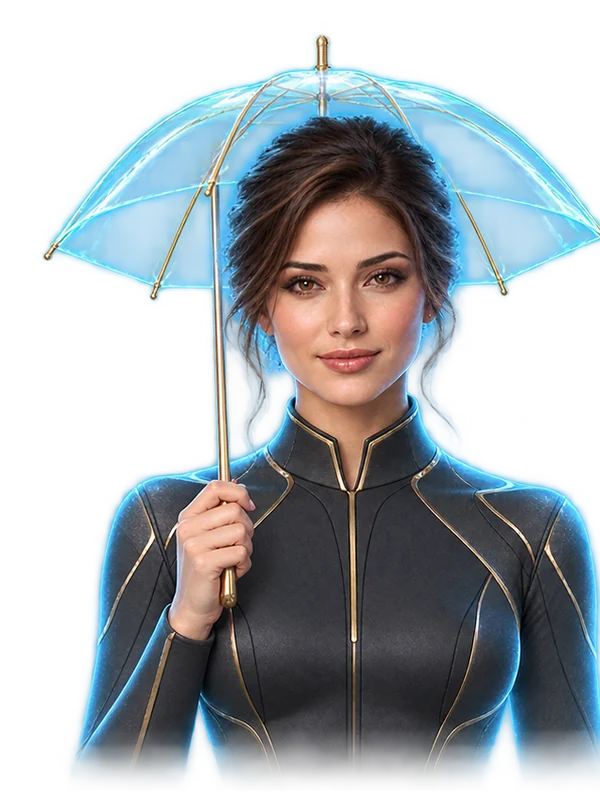
#> input picture brand/assistant/umbrella.webp, 600 x 800 px, given in place of master.png, which was not available
$ python export.py out.png ../assistant/umbrella.webp
#> lines starting #> are read from the running program, lines starting #| are printed output that depends on the picture; after the words box and inside, x2 and y2 are one past the last pixel; in counts of white or black regions, pixels touching at a corner belong together; pictures that were not available may be replaced by others from this repository, and a replacement may not be noted
"""Export the JANGE emblem (owner's drawing, gold) as in-app WebP images and PNG app icons.
usage: python -I export.py <out-dir-with-master.png> <export-dir>
"""
import sys
from pathlib import Path

from PIL import Image, ImageDraw, ImageFilter

OUT = Path(sys.argv[1])
EXP = Path(sys.argv[2])
EXP.mkdir(parents=True, exist_ok=True)
master = Image.open(OUT / "master.png").convert("RGBA")       # 1024 square, whole drawing
#> master is the input picture: PIL image 600x800 RGBA; mean R, G, B, A 65.4, 81.5, 89.1, 134.3
OFF, SCALE = (140, 20), 1.0031                                   # drawing placement inside master (from convert.py)
CROP = (OFF[0], OFF[1], OFF[0] + 743, OFF[1] + 743)              # ears to just below the mouth (square)


def head(size, sharpen=True):
    c = master.crop(CROP).resize((size, size), Image.LANCZOS)
    # The crop cuts through the ruff: fade its last 12 % so no hard edge shows.
    fade = Image.linear_gradient("L").resize((size, max(1, int(size * 0.12))))
    mask = Image.new("L", (size, size), 255)
    mask.paste(fade.transpose(Image.FLIP_TOP_BOTTOM), (0, size - fade.height))
    c.putalpha(Image.composite(c.getchannel("A"), Image.new("L", (size, size), 0), mask))
    return c.filter(ImageFilter.UnsharpMask(radius=0.7, percent=50, threshold=1)) if sharpen else c


def icon(size, frac=0.84, ring=True):
    ss = 4
    S = size * ss
    tile = Image.new("RGBA", (S, S), (7, 8, 10, 255))
    glow = Image.new("L", (S, S), 0)
    ImageDraw.Draw(glow).ellipse((S * 0.14, S * 0.12, S * 0.86, S * 0.84), fill=55)
    tile.paste((64, 47, 20, 255), (0, 0), glow.filter(ImageFilter.GaussianBlur(S * 0.12)))
    if ring:
        m = S * 0.045
        ImageDraw.Draw(tile).ellipse((m, m, S - m, S - m), outline=(217, 192, 142, 150), width=max(1, int(S * 0.006)))
    h = head(int(S * frac), sharpen=False)
    tile.alpha_composite(h, ((S - h.width) // 2, (S - h.height) // 2 + int(S * 0.015)))
    out = tile.resize((size, size), Image.LANCZOS).convert("RGB")
    return out.filter(ImageFilter.UnsharpMask(radius=0.6, percent=60, threshold=1)) if size <= 64 else out


def palette(img):
    return img.quantize(colors=256, method=Image.Quantize.MEDIANCUT, dither=Image.Dither.FLOYDSTEINBERG)


master.resize((512, 512), Image.LANCZOS).save(EXP / "jange-emblem-512.webp", quality=86, method=6)
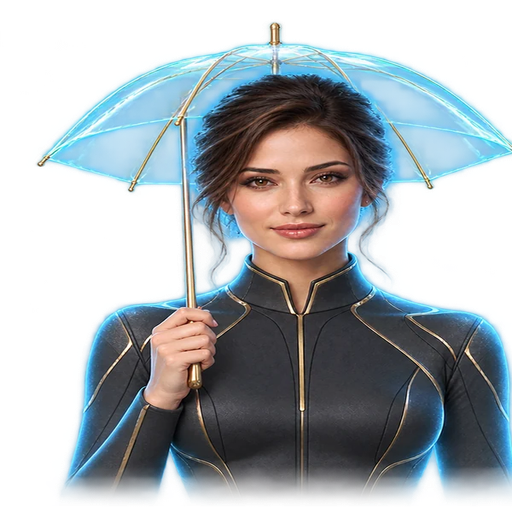
#> saved as jange-emblem-512.webp: PIL image 512x512 RGBA; mean R, G, B, A 60.5, 75.9, 83.1, 134.3; transparent parts drawn white
head(160).save(EXP / "jange-head-160.webp", quality=90, method=6)
#> in head, `mask = Image.new("L", (size, size), 255)`: mask: PIL image 160x160 L; every value is 255
#> in head, `mask.paste(fade.transpose(Image.FLIP_TOP_BOTTOM), (0, size - fade.heig..`:
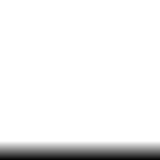
#> mask: PIL image 160x160 L; min 7, max 255, mean 239.9
master.save(EXP / "jange-emblem-1024.png", optimize=True)
palette(icon(512)).save(EXP / "icon-512.png", optimize=True)
#> in icon, `glow = Image.new("L", (S, S), 0)`: glow: PIL image 2048x2048 L; every value is 0
#> in icon, `ImageDraw.Draw(glow).ellipse((S * 0.14, S * 0.12, S * 0.86, S * 0.84),..`:
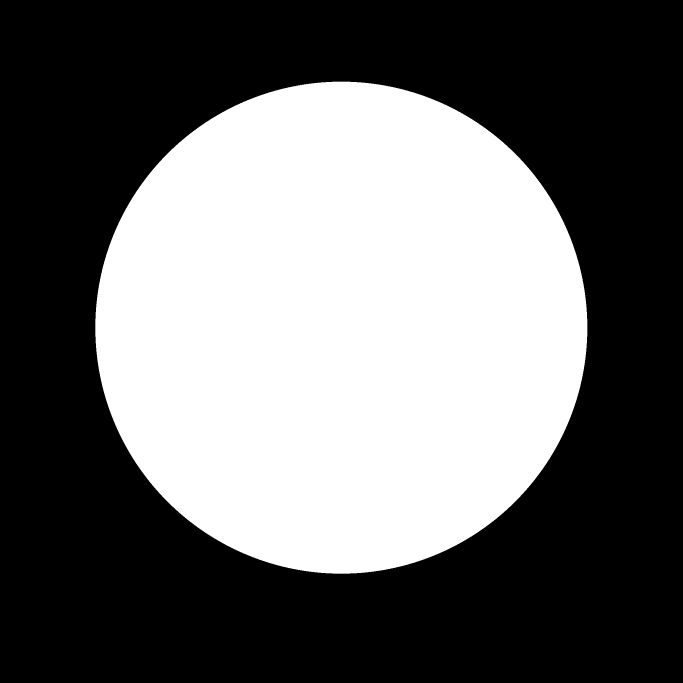
#> glow: PIL image 2048x2048 L (shown at 1/3 size); values 0 (black) and 55 (white), 40.8% white; 1 white region, box (x1, y1, x2, y2) and area: (286, 245, 1762, 1721) 1710864
#> in head (call 2), `mask = Image.new("L", (size, size), 255)`: mask: PIL image 1720x1720 L; every value is 255
icon(192).save(EXP / "icon-192.png", optimize=True)
#> call 2 of icon, with size = 192, frac = 0.84, ring = True
#> in icon (call 2), `ss = 4`: ss = 4
#> in icon (call 2), `S = size * ss`: S = 768
#> in icon (call 2), `glow = Image.new("L", (S, S), 0)`: glow: PIL image 768x768 L; every value is 0
#> in icon (call 2), `ImageDraw.Draw(glow).ellipse((S * 0.14, S * 0.12, S * 0.86, S * 0.84),..`: glow: PIL image 768x768 L; values 0 (black) and 55 (white), 40.9% white; 1 white region, box (x1, y1, x2, y2) and area: (107, 92, 661, 646) 240960
#> in icon (call 2), `tile.paste((64, 47, 20, 255), (0, 0), glow.filter(ImageFilter.Gaussian..`:
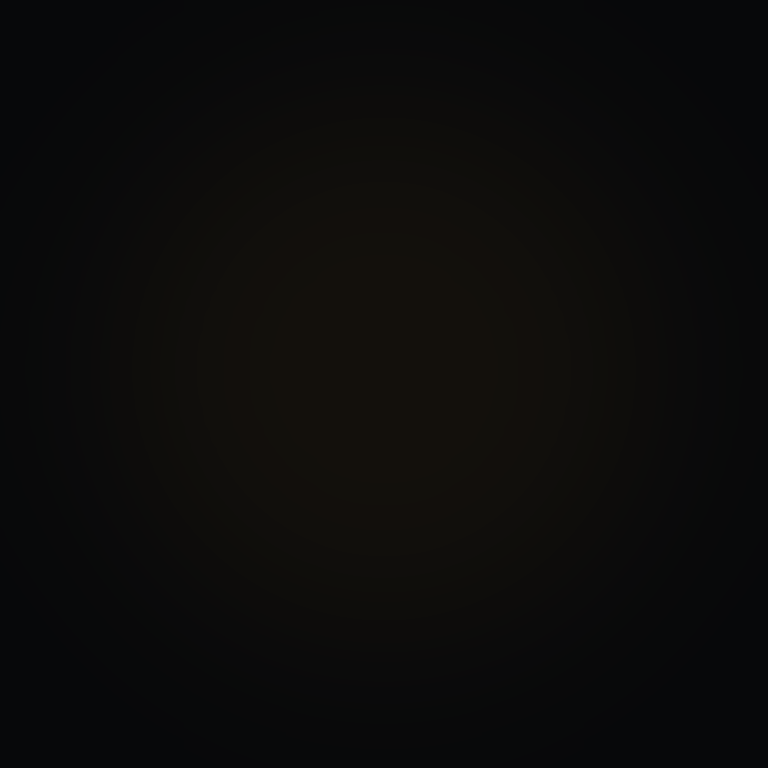
#> tile: PIL image 768x768 RGBA; mean R, G, B, A 11.9, 11.4, 10.8, 255
#> in icon (call 2), `m = S * 0.045`: m = 34.56
#> call 3 of head, with size = 645, sharpen = False
#> in head (call 3), `mask = Image.new("L", (size, size), 255)`: mask: PIL image 645x645 L; every value is 255
#> in head (call 3), `c.putalpha(Image.composite(c.getchannel("A"), Image.new("L", (size, si..`:
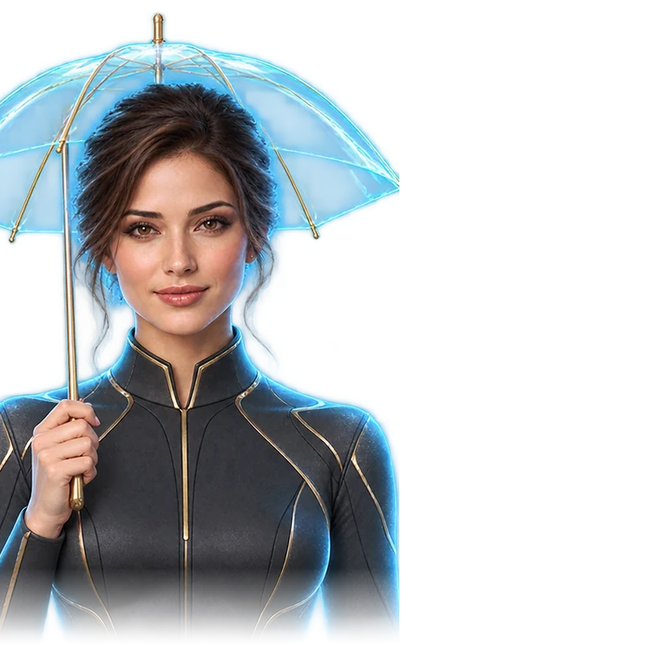
#> c: PIL image 645x645 RGBA; mean R, G, B, A 47.4, 56.7, 61.2, 101.1; transparent parts drawn white
#> in icon (call 2), `out = tile.resize((size, size), Image.LANCZOS).convert("RGB")`:
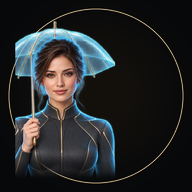
#> out: PIL image 192x192 RGB; mean R, G, B 37.3, 39.3, 40.4
icon(180, frac=0.88, ring=False).save(EXP / "icon-180.png", optimize=True)        # iOS rounds the corners
#> call 3 of icon, with size = 180, frac = 0.88, ring = False
#> in icon (call 3), `S = size * ss`: S = 720
#> in icon (call 3), `glow = Image.new("L", (S, S), 0)`: glow: PIL image 720x720 L; every value is 0
#> in icon (call 3), `ImageDraw.Draw(glow).ellipse((S * 0.14, S * 0.12, S * 0.86, S * 0.84),..`: glow: PIL image 720x720 L; values 0 (black) and 55 (white), 40.9% white; 1 white region, box (x1, y1, x2, y2) and area: (100, 86, 620, 605) 211892
#> in head (call 4), `mask = Image.new("L", (size, size), 255)`: mask: PIL image 633x633 L; every value is 255
#> in icon (call 3), `out = tile.resize((size, size), Image.LANCZOS).convert("RGB")`:
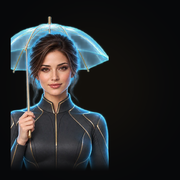
#> out: PIL image 180x180 RGB; mean R, G, B 37.5, 40, 41.8
palette(icon(512, frac=0.62, ring=False)).save(EXP / "icon-maskable-512.png", optimize=True)  # inside the safe zone
#> in head (call 5), `mask = Image.new("L", (size, size), 255)`: mask: PIL image 1269x1269 L; every value is 255
icon(32, frac=0.98, ring=False).save(EXP / "favicon-32.png", optimize=True)

# Eye glint positions (live-state overlay), in the 0–1000 viewBox of each image.
src_eyes = [(266, 398), (462, 398)]                                  # catch-light spots in the source drawing
#> src_eyes = [(266, 398), (462, 398)]
full = [((OFF[0] + x * SCALE) / 1024 * 1000, (OFF[1] + y * SCALE) / 1024 * 1000) for x, y in src_eyes]
#> full = [(397.3, 409.4), (589.3, 409.4)]
crop = [((x * SCALE) / 743 * 1000, (y * SCALE) / 743 * 1000) for x, y in src_eyes]
#> crop = [(359.1, 537.3), (623.7, 537.3)]
print("welcome glints:", [(round(a), round(b)) for a, b in full], " head glints:", [(round(a), round(b)) for a, b in crop])
#| welcome glints: [(397, 409), (589, 409)]  head glints: [(359, 537), (624, 537)]
for f in sorted(EXP.iterdir()):
    print(f"{f.name:26} {f.stat().st_size:>9,} bytes  {Image.open(f).size}")

# real-size sheet on the JANGE background (2x device pixels)
sheet = Image.new("RGB", (1240, 360), (11, 12, 14))
x = 20
for name, px in [("jange-head-160.webp", 60), ("jange-head-160.webp", 80), ("jange-head-160.webp", 92), ("jange-emblem-512.webp", 300)]:
    im = Image.open(EXP / name).convert("RGBA").resize((px, px), Image.LANCZOS)
    sheet.paste(im, (x, 340 - px), im); x += px + 30
for name, px in [("icon-512.png", 180), ("icon-180.png", 120), ("favicon-32.png", 32)]:
    im = Image.open(EXP / name).convert("RGB").resize((px, px), Image.LANCZOS)
    sheet.paste(im, (x, 340 - px)); x += px + 30
sheet.save(OUT / "sheet.png")
